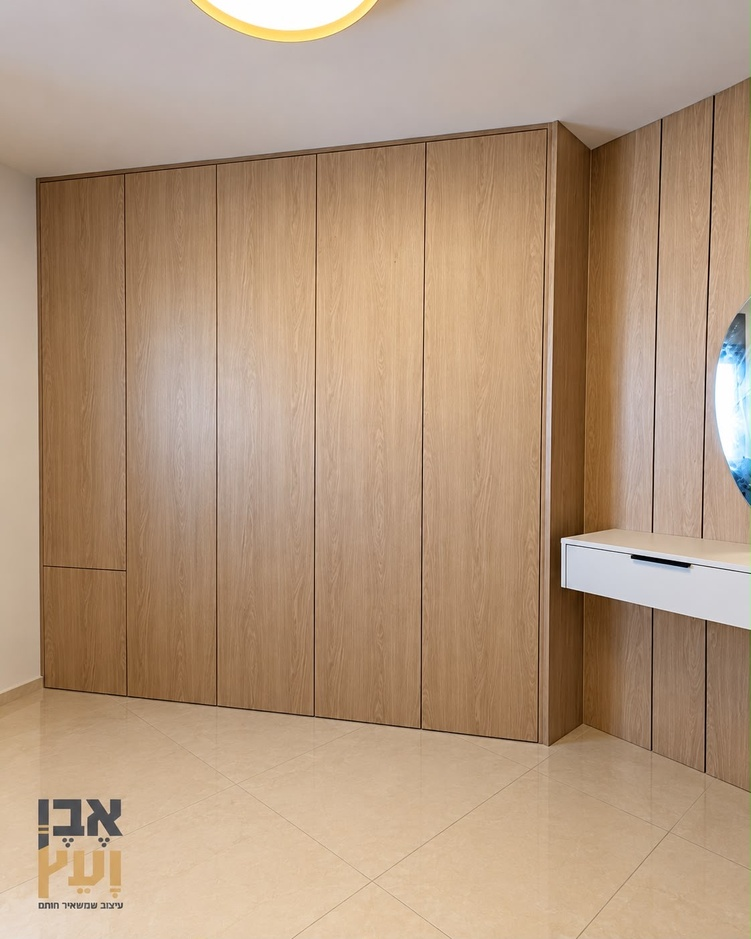
#> input picture projects/2026-10-whole-home-2/input/03_oak_closet_closed.jpg, 751 x 939 px, shrunk from 1122 x 1402 before the run, given in place of 03_oak_closet_closed.png, which was not available
$ python clean_lamp.py
#> lines starting #> are read from the running program, lines starting #| are printed output that depends on the picture; after the words box and inside, x2 and y2 are one past the last pixel; in counts of white or black regions, pixels touching at a corner belong together; pictures that were not available may be replaced by others from this repository, and a replacement may not be noted
"""Remove the round ceiling lamp (not carpentry; her note R13) from the oak photos: the plain ceiling is rebuilt
from the clean ceiling around it (smooth 2D fit), the wardrobe is never touched. Ported from projects/2026-10-whole-home/flow/clean_lamp.py to the AI x2 copies here: every measured pixel
value scales by S = 1.217 (her new 1122 frame) x 2 (AI x2). Writes work/prep/<name>.png (P17: only the carpentry)."""
import cv2, numpy as np
S = 1.217 * 2
K = lambda n: int(round(n * S)) | 1   # odd kernel sizes
def clean(src, box, out, ell):
#> called with src = 'work/hq/03_oak_closet_closed.png', box = (170, 0, 560, 160), out = 'work/prep/03_oak_closet_closed.png', ell = ((350, 2), (150, 78))
    im = cv2.imread(src).astype(np.float32); H, W = im.shape[:2]
#> after `H, W = im.shape[:2]`: H = 939; W = 751
    x0, y0, x1, y1 = [int(v * S) for v in box]
    g = cv2.cvtColor(im.astype(np.uint8), cv2.COLOR_BGR2GRAY).astype(np.float32)
    m = np.zeros((H, W), np.uint8); m[y0:y1, x0:x1] = 255
    # the lamp + its glow: brighter / more saturated than the ceiling around
    hsv = cv2.cvtColor(im.astype(np.uint8), cv2.COLOR_BGR2HSV).astype(np.float32)
    lamp = np.zeros((H, W), np.uint8)
    cv2.ellipse(lamp, tuple(int(v * S) for v in ell[0]), tuple(int(v * S) for v in ell[1]), 0, 0, 360, 255, -1)          # the lamp + its glow, measured
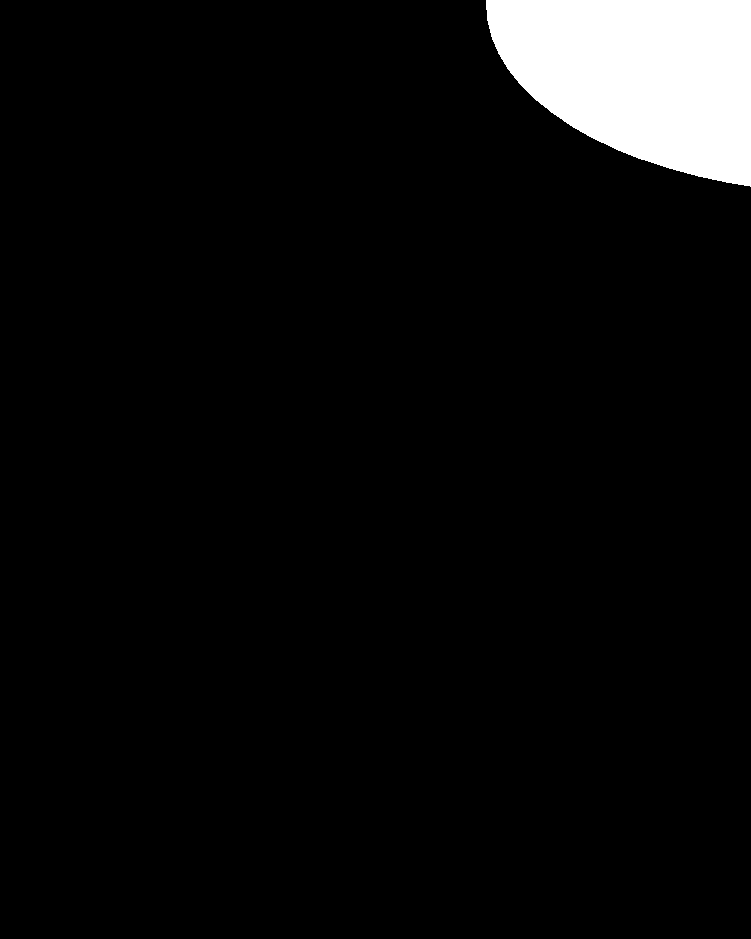
#> lamp: shape (939, 751); 5.2% white; 1 white region, box (x1, y1, x2, y2) and area: (486, 0, 751, 187) 36736
    wood = ((hsv[..., 0] < 25) & (hsv[..., 1] > 55) & (hsv[..., 2] < 235)).astype(np.uint8) * 255
#> wood: shape (939, 751); 75.1% white; 201 black regions (176 under 20 px), largest, box (x1, y1, x2, y2) and area: (0, 0, 751, 939) 137463, (140, 326, 300, 518) 20179, (0, 869, 164, 939) 6633
    wood = cv2.morphologyEx(wood, cv2.MORPH_OPEN, np.ones((3, 3), np.uint8))
#> wood: shape (939, 751); 74.6% white; 98 black regions (81 under 20 px), largest, box (x1, y1, x2, y2) and area: (0, 0, 751, 939) 139236, (140, 326, 306, 518) 21085, (0, 867, 175, 939) 7134
    n, lab, st, _ = cv2.connectedComponentsWithStats(wood)            # carpentry = wood regions that reach down
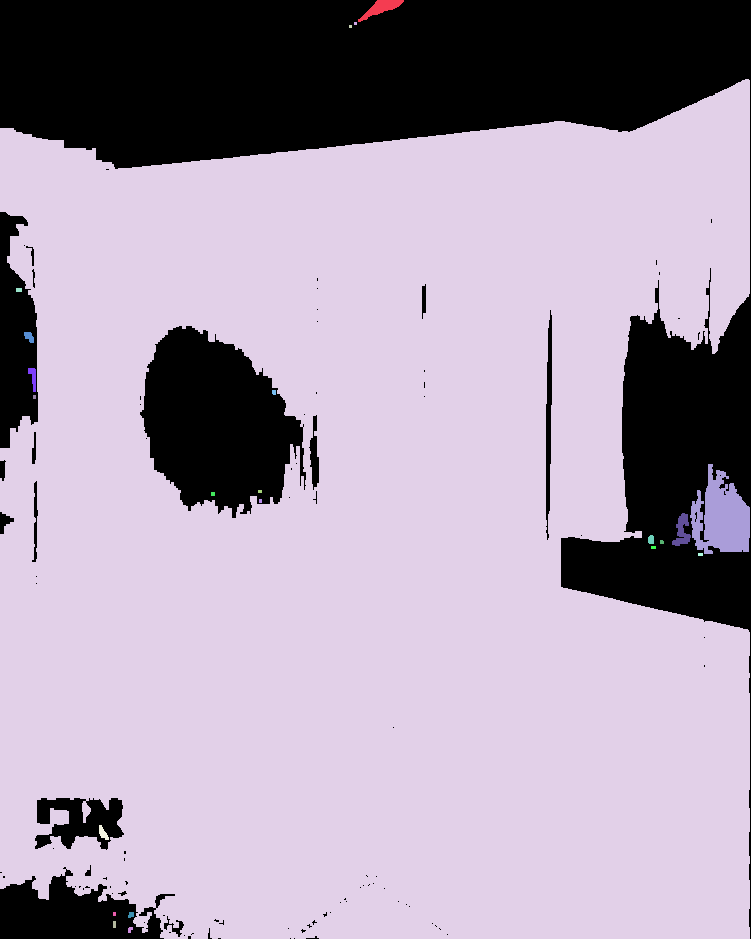
#> lab: shape (939, 751) int32; 24 distinct labels, from 0 to 23; one colour per label, 0 black
#> n = 24; st = 24 rows, first 6: [0, 0, 751, 939, 178951], [358, 0, 46, 22, 398], [354, 22, 3, 3, 9], [349, 25, 3, 3, 9], [0, 79, 750, 860, 521472], [16, 288, 6, 4, 24]
    keep = [i for i in range(1, n) if st[i, 1] + st[i, 3] > 200 * S]      # (the lamp's gold rim stays near the ceiling)
#> keep = [4, 10, 11, 12, 13, 14, 15, 16, 17, 18, 19, 20, 21, 22, 23]
    wood = np.isin(lab, keep).astype(np.uint8) * 255
#> wood: shape (939, 751); 74.5% white; 98 black regions (81 under 20 px), largest, box (x1, y1, x2, y2) and area: (0, 0, 751, 939) 139652, (140, 326, 306, 518) 21104, (0, 867, 175, 939) 7134
    wood = cv2.dilate(wood, np.ones((K(7), K(7)), np.uint8))
#> wood: shape (939, 751); 79.6% white; 7 black regions, largest, box (x1, y1, x2, y2) and area: (0, 0, 751, 160) 95716, (630, 311, 751, 532) 17307, (152, 337, 294, 498) 14967
    lamp = lamp & ~wood & m                                           # never touch the carpentry
#> lamp: shape (939, 751); 3.6% white; 1 white region, box (x1, y1, x2, y2) and area: (486, 0, 751, 122) 25575
    # fit a smooth quadratic surface per channel on the clean ceiling ring around the lamp
    ring = cv2.dilate(lamp, np.ones((K(61), K(61)), np.uint8)) & ~lamp & m
#> ring: shape (939, 751); 5.2% white; 1 white region, box (x1, y1, x2, y2) and area: (413, 0, 751, 196) 36921
    ys, xs = np.nonzero(ring)
    A = np.stack([np.ones_like(xs), xs, ys, xs * xs, xs * ys, ys * ys], 1).astype(np.float64)
    yy, xx = np.nonzero(lamp)
    B = np.stack([np.ones_like(xx), xx, yy, xx * xx, xx * yy, yy * yy], 1).astype(np.float64)
    # inpaint from the clean ceiling edge inward, then smooth inside (the ceiling is a soft gradient)
    res = cv2.inpaint(im.astype(np.uint8), cv2.dilate(lamp, np.ones((K(5), K(5)), np.uint8)), int(25 * S), cv2.INPAINT_TELEA).astype(np.float32)
    res = cv2.GaussianBlur(res, (0, 0), 14 * S)
    # feathered blend + matching grain
    a = (cv2.GaussianBlur(lamp.astype(np.float32) / 255, (0, 0), 9 * S) * (wood == 0))[..., None]
    rng = np.random.default_rng(7); res += rng.normal(0, 1.2, res.shape)
    out_im = im * (1 - a) + res * a
    cv2.imwrite(out, np.clip(out_im, 0, 255).astype(np.uint8))
clean("work/hq/03_oak_closet_closed.png", (170, 0, 560, 160), "work/prep/03_oak_closet_closed.png", ((350, 2), (150, 78)))
clean("work/hq/05_oak_closet_open.png", (300, 0, 720, 175), "work/prep/05_oak_closet_open.png", ((510, 8), (190, 112)))
#> call 2 of clean, with src = 'work/hq/05_oak_closet_open.png', box = (300, 0, 720, 175), out = 'work/prep/05_oak_closet_open.png', ell = ((510, 8), (190, 112))
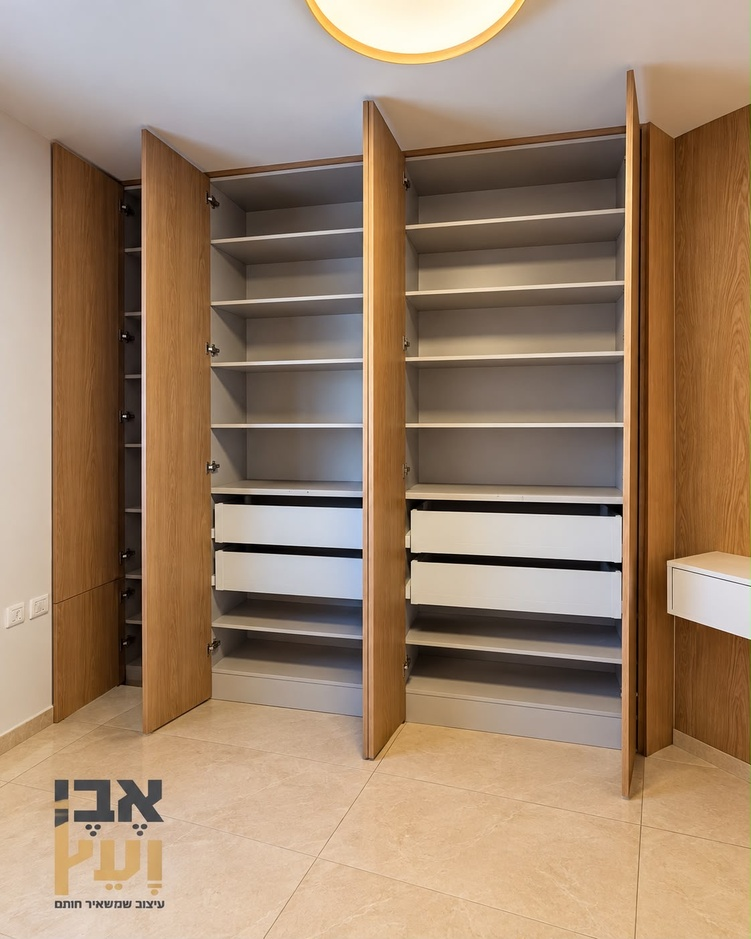
#> input picture projects/2026-10-whole-home-2/input/05_oak_closet_open.jpg, 751 x 939 px, shrunk from 1122 x 1402 before the run, given in place of 05_oak_closet_open.png, which was not available
#> in clean (call 2), `cv2.ellipse(lamp, tuple(int(v * S) for v in ell[0]), tuple(int(v * S) ..`: lamp: shape (939, 751); every value is 0
#> in clean (call 2), `wood = ((hsv[..., 0] < 25) & (hsv[..., 1] > 55) & (hsv[..., 2] < 235))..`: wood: shape (939, 751); 65.7% white; 600 black regions (557 under 20 px), largest, box (x1, y1, x2, y2) and area: (0, 0, 751, 167) 80544, (411, 131, 632, 749) 50027, (212, 156, 368, 752) 45782
#> in clean (call 2), `wood = cv2.morphologyEx(wood, cv2.MORPH_OPEN, np.ones((3, 3), np.uint8))`: wood: shape (939, 751); 64.9% white; 340 black regions (306 under 20 px), largest, box (x1, y1, x2, y2) and area: (0, 0, 751, 167) 90955, (406, 125, 632, 751) 56492, (212, 147, 373, 752) 49734
#> in clean (call 2), `n, lab, st, _ = cv2.connectedComponentsWithStats(wood)`:
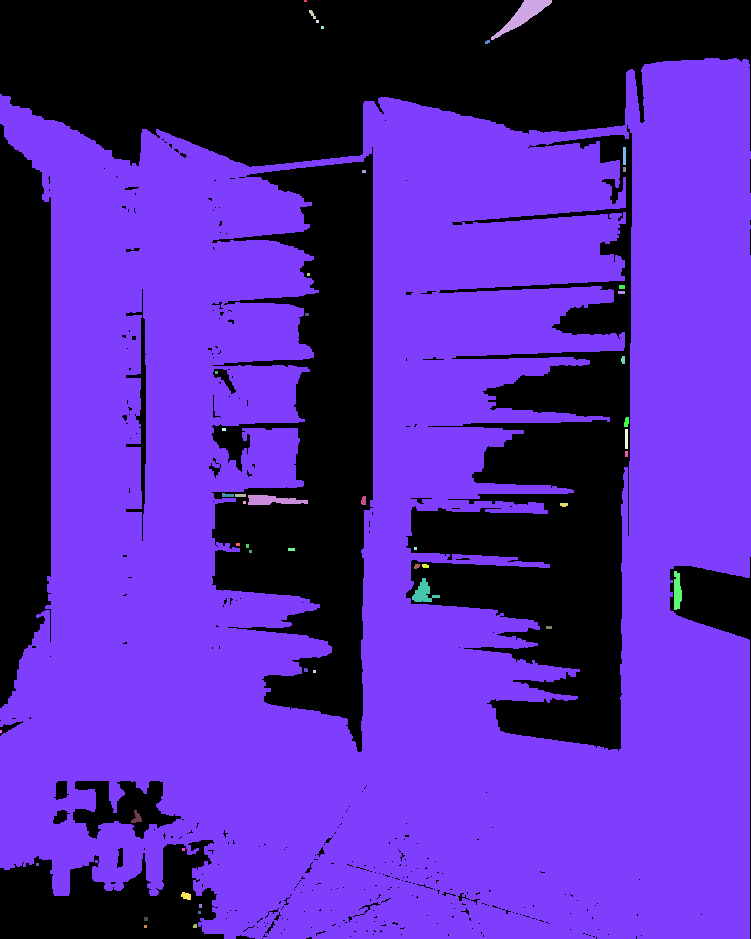
#> lab: shape (939, 751) int32; 49 distinct labels, from 0 to 48; one colour per label, 0 black
#> in clean (call 2), `n, lab, st, _ = cv2.connectedComponentsWithStats(wood)`: n = 49; st = 49 rows, first 6: [0, 0, 751, 939, 247827], [304, 0, 3, 2, 6], [491, 0, 61, 40, 714], [309, 10, 7, 9, 30], [316, 20, 3, 3, 9], [321, 26, 3, 3, 9]
#> in clean (call 2), `keep = [i for i in range(1, n) if st[i, 1] + st[i, 3] > 200 * S]      ..`: keep = 29 values from 7 to 48
#> in clean (call 2), `wood = np.isin(lab, keep).astype(np.uint8) * 255`: wood: shape (939, 751); 64.7% white; 340 black regions (306 under 20 px), largest, box (x1, y1, x2, y2) and area: (0, 0, 751, 167) 91739, (406, 125, 632, 751) 56753, (212, 147, 373, 752) 49779
#> in clean (call 2), `wood = cv2.dilate(wood, np.ones((K(7), K(7)), np.uint8))`:
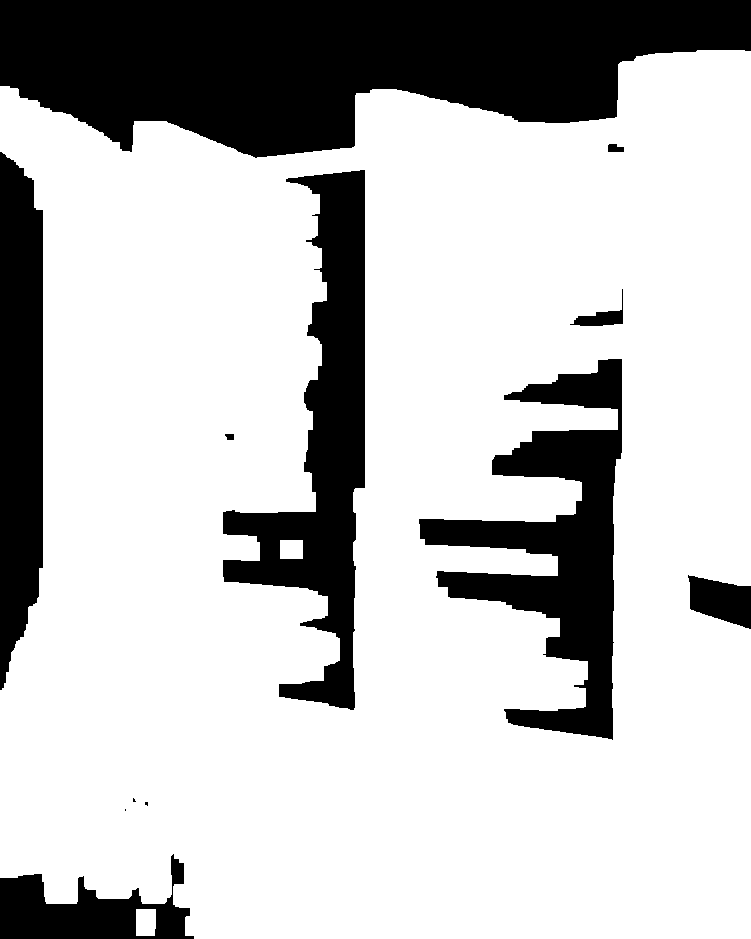
#> wood: shape (939, 751); 75.6% white; 12 black regions (3 under 20 px), largest, box (x1, y1, x2, y2) and area: (0, 0, 751, 158) 82639, (223, 170, 365, 710) 29354, (419, 359, 622, 740) 29125
#> in clean (call 2), `ys, xs = np.nonzero(ring)`: ys = empty array
#> in clean (call 2), `res = cv2.GaussianBlur(res, (0, 0), 14 * S)`:
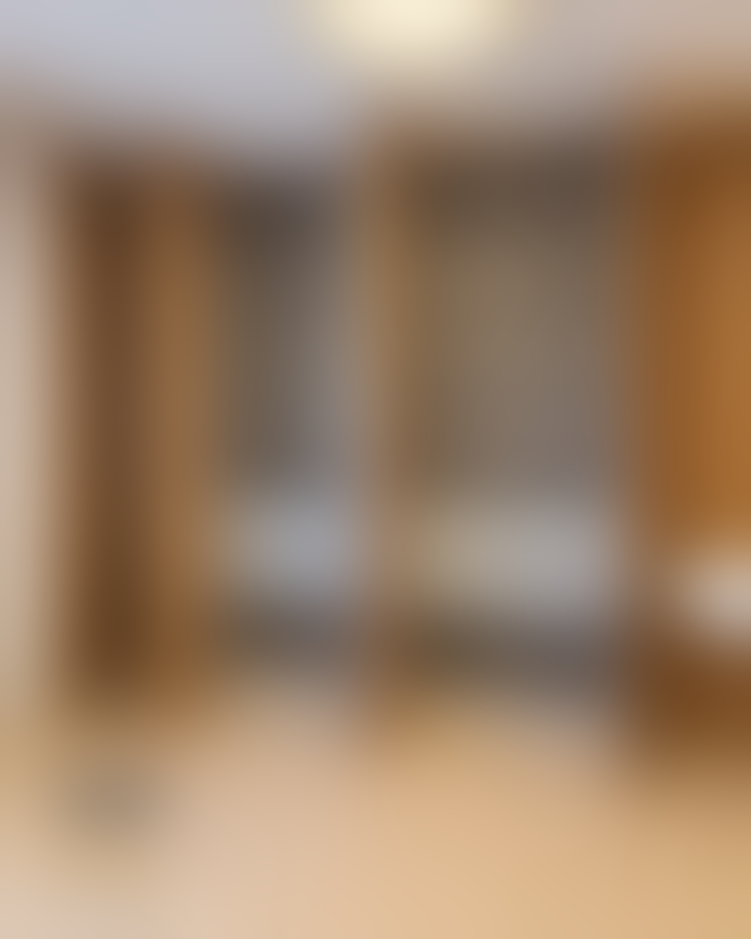
#> res: shape (939, 751, 3) float32; mean B, G, R 109, 132.4, 158
#> in clean (call 2), `a = (cv2.GaussianBlur(lamp.astype(np.float32) / 255, (0, 0), 9 * S) * ..`: a: shape (939, 751, 1) float32; every value is 0
